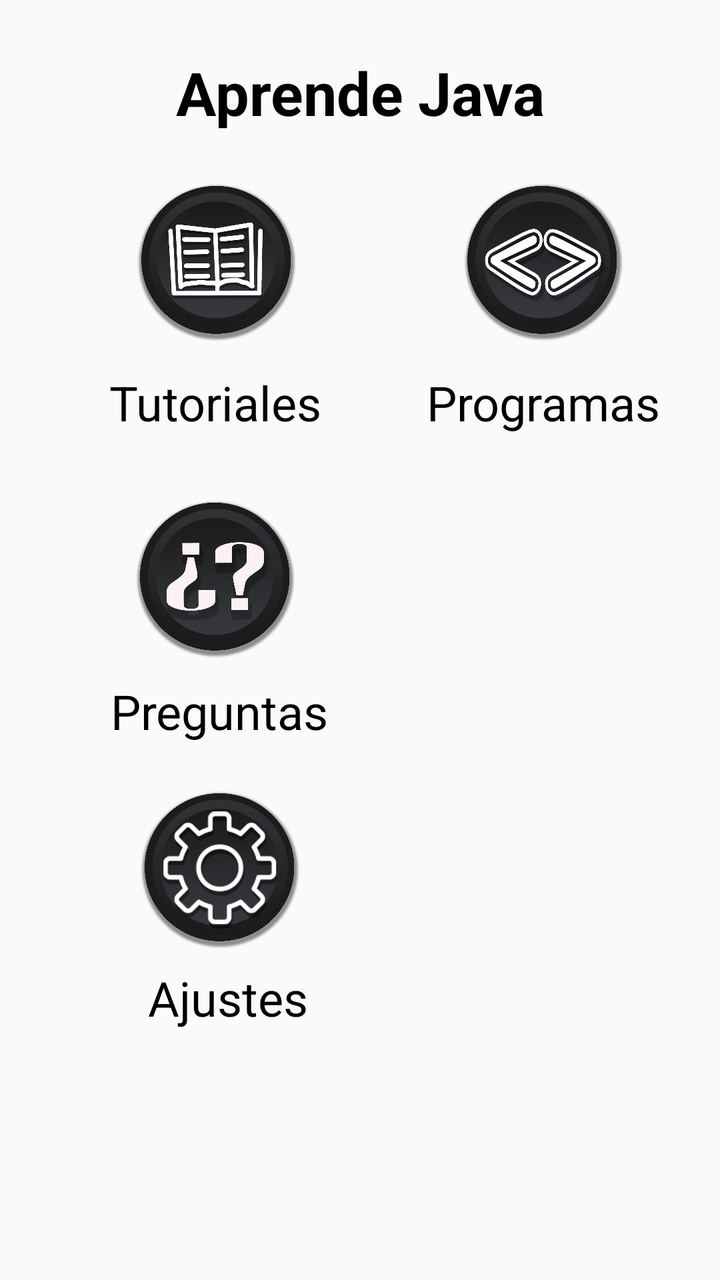
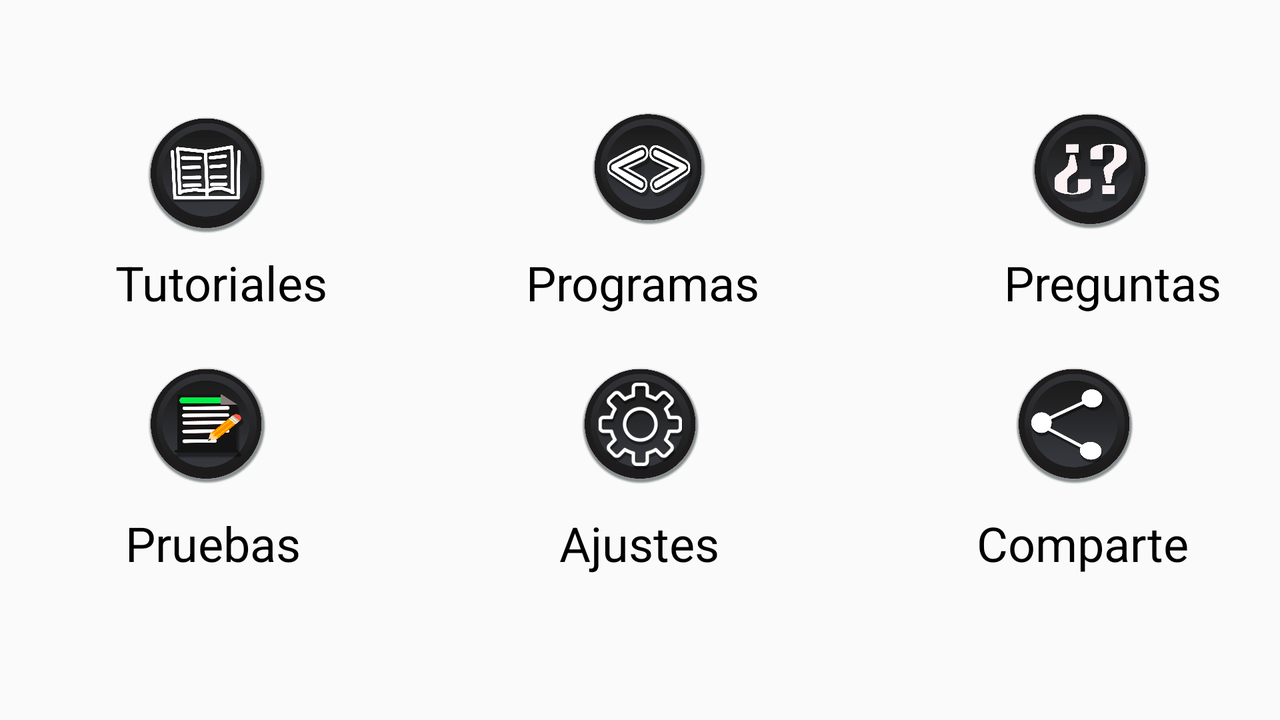

One screen, two layout resources from the same app: the default and the repository's alternative for another configuration. Each is rendered where Android would select it; the XML of both is given below.
<!-- AndroidManifest.xml: application theme Theme.AppCompat.Light.NoActionBar -->
<!-- res/layout/content_principal_actividad.xml -->
<?xml version="1.0" encoding="utf-8"?>

<android.support.constraint.ConstraintLayout xmlns:android="http://schemas.android.com/apk/res/android"
    xmlns:app="http://schemas.android.com/apk/res-auto"
    xmlns:tools="http://schemas.android.com/tools"
    android:id="@+id/content_principal_actividad"
    android:layout_width="match_parent"
    android:layout_height="match_parent"
    android:gravity="center"
    android:orientation="vertical"
    android:weightSum="1"
    app:layout_behavior="@string/appbar_scrolling_view_behavior"
    tools:context="com.namalliv.software.aprendisaje.PrincipalActividad"
    tools:showIn="@layout/principal_actividad">


    <TextView
        android:id="@+id/textView3"
        android:layout_width="wrap_content"
        android:layout_height="wrap_content"
        android:text="@string/preguntas"
        android:textColor="#000"
        android:textSize="24dp"
        android:layout_marginEnd="30dp"
        app:layout_constraintHorizontal_chainStyle="spread"
        android:layout_marginLeft="8dp"
        app:layout_constraintLeft_toLeftOf="@+id/imageView3"
        android:layout_marginRight="8dp"
        app:layout_constraintRight_toRightOf="@+id/imageView3"
        android:layout_marginTop="10dp"
        app:layout_constraintTop_toBottomOf="@+id/imageView3"
        app:layout_constraintHorizontal_bias="1.0" />

    <TextView
        android:id="@+id/textView5"
        android:layout_width="wrap_content"
        android:layout_height="wrap_content"
        android:text="@string/ajustes"
        android:textColor="#000"
        android:textSize="24dp"
        tools:layout_constraintRight_creator="1"
        tools:layout_constraintBottom_creator="1"
        app:layout_constraintRight_toRightOf="@+id/imageView5"
        tools:layout_constraintLeft_creator="1"
        app:layout_constraintLeft_toLeftOf="@+id/imageView5"
        app:layout_constraintHorizontal_bias="0.547"
        android:layout_marginTop="8dp"
        app:layout_constraintTop_toBottomOf="@+id/imageView5" />

    <ImageView
        android:id="@+id/imageView1"
        android:layout_width="174dp"
        android:layout_height="81dp"
        android:onClick="openTutorial"
        app:srcCompat="@drawable/tutoriales_blanco"
        app:layout_constraintTop_toTopOf="parent"
        android:layout_marginTop="90dp"
        android:layout_marginLeft="21dp"
        app:layout_constraintLeft_toLeftOf="parent" />

    <TextView
        android:id="@+id/textView1"
        android:layout_width="wrap_content"
        android:layout_height="wrap_content"
        android:text="@string/tutoriales"
        android:textColor="#000"
        android:textSize="24dp"
        android:layout_marginEnd="31dp"
        android:layout_marginLeft="8dp"
        app:layout_constraintLeft_toLeftOf="@+id/imageView1"
        android:layout_marginRight="8dp"
        app:layout_constraintRight_toRightOf="@+id/imageView1"
        android:layout_marginTop="14dp"
        app:layout_constraintTop_toBottomOf="@+id/imageView1"
        app:layout_constraintHorizontal_bias="0.882" />

    <ImageView
        android:id="@+id/imageView2"
        android:layout_width="174dp"
        android:layout_height="81dp"
        android:layout_marginEnd="2dp"
        android:onClick="openTutorial"
        app:srcCompat="@drawable/programas_blanco"
        app:layout_constraintTop_toTopOf="parent"
        android:layout_marginTop="90dp"
        android:layout_marginRight="8dp"
        app:layout_constraintRight_toRightOf="parent" />

    <TextView
        android:id="@+id/textView2"
        android:layout_width="wrap_content"
        android:layout_height="wrap_content"
        android:text="@string/programas"
        android:textColor="#000"
        android:textSize="24dp"
        android:layout_marginEnd="15dp"
        android:layout_marginLeft="8dp"
        app:layout_constraintLeft_toLeftOf="@+id/imageView2"
        android:layout_marginRight="8dp"
        app:layout_constraintRight_toRightOf="@+id/imageView2"
        android:layout_marginTop="14dp"
        app:layout_constraintTop_toBottomOf="@+id/imageView2"
        app:layout_constraintHorizontal_bias="0.625" />

    <TextView
        android:id="@+id/textView4"
        android:layout_width="wrap_content"
        android:layout_height="wrap_content"
        android:text="@string/pruebas"
        android:textColor="#000"
        android:textSize="24dp"
        android:layout_marginEnd="27dp"
        android:layout_marginTop="10dp"
        app:layout_constraintTop_toBottomOf="@+id/imageView4"
        android:layout_marginLeft="8dp"
        app:layout_constraintLeft_toLeftOf="@+id/imageView4"
        android:layout_marginRight="8dp"
        app:layout_constraintRight_toRightOf="@+id/imageView4"
        app:layout_constraintHorizontal_bias="0.671" />

    <ImageView
        android:id="@+id/imageView3"
        android:layout_width="174dp"
        android:layout_height="81dp"
        android:layout_marginStart="16dp"
        android:onClick="openTutorial"
        app:srcCompat="@drawable/preguntas_blanco"
        android:layout_marginLeft="8dp"
        app:layout_constraintLeft_toLeftOf="@+id/textView1"
        android:layout_marginRight="0dp"
        app:layout_constraintRight_toRightOf="@+id/textView1"
        app:layout_constraintHorizontal_bias="0.6"
        android:layout_marginTop="31dp"
        app:layout_constraintTop_toBottomOf="@+id/textView1" />

    <ImageView
        android:id="@+id/imageView4"
        android:layout_width="174dp"
        android:layout_height="81dp"
        android:layout_marginStart="191dp"
        android:onClick="openTutorial"
        app:srcCompat="@drawable/pruebas_blanco"
        android:layout_marginTop="31dp"
        app:layout_constraintTop_toBottomOf="@+id/textView2"
        android:layout_marginRight="8dp"
        app:layout_constraintRight_toRightOf="@+id/textView2"
        android:layout_marginLeft="0dp"
        app:layout_constraintLeft_toLeftOf="@+id/textView2"
        app:layout_constraintHorizontal_bias="0.875" />

    <ImageView
        android:id="@+id/imageView5"
        android:layout_width="174dp"
        android:layout_height="81dp"
        android:onClick="openTutorial"
        app:srcCompat="@drawable/ajuste_blanco"
        android:layout_marginLeft="8dp"
        app:layout_constraintLeft_toLeftOf="@+id/textView3"
        android:layout_marginRight="0dp"
        app:layout_constraintRight_toRightOf="@+id/textView3"
        android:layout_marginTop="22dp"
        app:layout_constraintTop_toBottomOf="@+id/textView3"
        app:layout_constraintHorizontal_bias="0.561" />

    <ImageView
        android:id="@+id/imageView6"
        android:layout_width="174dp"
        android:layout_height="81dp"
        android:onClick="openTutorial"
        app:srcCompat="@drawable/compartir_blanco"
        android:layout_marginRight="8dp"
        app:layout_constraintRight_toRightOf="@+id/textView4"
        android:layout_marginTop="21dp"
        app:layout_constraintTop_toBottomOf="@+id/textView4"
        android:layout_marginLeft="0dp"
        app:layout_constraintLeft_toLeftOf="@+id/textView4"
        app:layout_constraintHorizontal_bias="0.436" />

    <TextView
        android:id="@+id/textView6"
        android:layout_width="wrap_content"
        android:layout_height="wrap_content"
        android:text="@string/compartir"
        android:textColor="#000"
        android:textSize="24dp"
        android:layout_marginEnd="15dp"
        android:layout_marginLeft="8dp"
        app:layout_constraintLeft_toLeftOf="@+id/imageView6"
        android:layout_marginRight="8dp"
        app:layout_constraintRight_toRightOf="@+id/imageView6"
        android:layout_marginTop="8dp"
        app:layout_constraintTop_toBottomOf="@+id/imageView6" />

    <TextView
        android:id="@+id/aprende"
        android:layout_width="wrap_content"
        android:layout_height="wrap_content"
        android:layout_marginLeft="8dp"
        android:layout_marginRight="8dp"
        android:layout_marginTop="16dp"
        android:gravity="center"
        android:padding="10dp"
        android:text="@string/principal"
        android:textColor="#000000"
        android:textSize="30dp"
        android:textStyle="bold"
        app:layout_constraintLeft_toLeftOf="parent"
        app:layout_constraintRight_toRightOf="parent"
        app:layout_constraintTop_toTopOf="parent"
        tools:layout_constraintBottom_creator="1"
        tools:layout_constraintLeft_creator="1"
        tools:layout_constraintRight_creator="1" />


</android.support.constraint.ConstraintLayout>
<!-- resources referenced by this layout -->
<resources>
  <!-- drawable ajuste_blanco: png bitmap (drawable, 285327 bytes) -->
  <!-- drawable compartir_blanco: png bitmap (drawable, 193176 bytes) -->
  <!-- drawable preguntas_blanco: png bitmap (drawable, 186120 bytes) -->
  <!-- drawable programas_blanco: png bitmap (drawable, 292406 bytes) -->
  <!-- drawable pruebas_blanco: png bitmap (drawable, 220097 bytes) -->
  <!-- drawable tutoriales_blanco: png bitmap (drawable, 236954 bytes) -->
  <string name="ajustes">Ajustes</string>
  <string name="compartir">Comparte</string>
  <string name="preguntas">Preguntas</string>
  <string name="principal">Aprende Java</string>
  <string name="programas">Programas</string>
  <string name="pruebas">Pruebas</string>
  <string name="tutoriales">Tutoriales</string>
</resources>
<!-- res/layout-land/content_principal_actividad.xml (the repository's variant of the layout above) -->
<!-- drawn on the phone turned sideways -->
<?xml version="1.0" encoding="utf-8"?>
<android.support.constraint.ConstraintLayout xmlns:android="http://schemas.android.com/apk/res/android"
    xmlns:app="http://schemas.android.com/apk/res-auto"
    xmlns:tools="http://schemas.android.com/tools"
    android:id="@+id/content_principal_actividad"
    android:layout_width="match_parent"
    android:orientation="vertical"
    android:layout_height="match_parent"
    android:gravity="center"
    app:layout_behavior="@string/appbar_scrolling_view_behavior"
    tools:context="com.namalliv.software.aprendisaje.PrincipalActividad"
    tools:showIn="@layout/principal_actividad"
    android:weightSum="1">


    <ImageView
        android:id="@+id/imageView4"
        android:layout_width="174dp"
        android:layout_height="60dp"
        android:layout_marginEnd="28dp"
        android:layout_marginRight="28dp"
        android:layout_marginStart="16dp"
        android:clickable="true"
        android:onClick="openTutorial"
        app:srcCompat="@drawable/pruebas_blanco"
        android:layout_marginTop="25dp"
        app:layout_constraintTop_toBottomOf="@+id/textView1"
        android:layout_marginLeft="34dp"
        app:layout_constraintLeft_toLeftOf="parent" />

    <TextView
        android:text="@string/tutoriales"
        android:layout_width="wrap_content"
        android:layout_height="wrap_content"
        android:textSize="24dp"
        android:id="@+id/textView1"
        android:textColor="#000"
        android:layout_marginStart="15dp"
        android:layout_marginRight="-1dp"
        app:layout_constraintRight_toRightOf="@+id/imageView1"
        android:layout_marginTop="8dp"
        app:layout_constraintTop_toBottomOf="@+id/imageView1"
        android:layout_marginLeft="8dp"
        app:layout_constraintLeft_toLeftOf="@+id/imageView1" />

    <TextView
        android:text="@string/ajustes"
        android:layout_width="wrap_content"
        android:layout_height="wrap_content"
        android:textSize="24dp"
        android:id="@+id/textView5"
        android:textColor="#000"
        android:layout_marginStart="39dp"
        android:layout_marginLeft="8dp"
        app:layout_constraintLeft_toLeftOf="@+id/imageView5"
        android:layout_marginRight="8dp"
        app:layout_constraintRight_toRightOf="@+id/imageView5"
        android:layout_marginTop="13dp"
        app:layout_constraintTop_toBottomOf="@+id/imageView5"
        app:layout_constraintHorizontal_bias="0.164" />

    <TextView
        android:text="@string/programas"
        android:layout_width="wrap_content"
        android:layout_height="wrap_content"
        android:textSize="24dp"
        android:id="@+id/textView2"
        android:textColor="#000"
        android:layout_marginEnd="4dp"
        android:layout_marginLeft="8dp"
        app:layout_constraintLeft_toLeftOf="@+id/imageView2"
        android:layout_marginRight="8dp"
        app:layout_constraintRight_toRightOf="@+id/imageView2"
        android:layout_marginTop="12dp"
        app:layout_constraintTop_toBottomOf="@+id/imageView2"
        app:layout_constraintHorizontal_bias="0.4" />

    <ImageView
        android:id="@+id/imageView2"
        android:layout_width="174dp"
        android:layout_height="58dp"
        android:clickable="true"
        android:onClick="openTutorial"
        app:srcCompat="@drawable/programas_blanco"
        app:layout_constraintTop_toTopOf="parent"
        android:layout_marginTop="55dp"
        app:layout_constraintLeft_toRightOf="@+id/imageView1"
        android:layout_marginLeft="8dp"
        app:layout_constraintRight_toLeftOf="@+id/imageView3"
        android:layout_marginRight="8dp" />

    <TextView
        android:text="@string/compartir"
        android:textSize="24dp"
        android:layout_width="wrap_content"
        android:layout_height="wrap_content"
        android:id="@+id/textView6"
        android:textColor="#000"
        android:layout_marginEnd="16dp"
        android:layout_marginLeft="8dp"
        app:layout_constraintLeft_toLeftOf="@+id/imageView6"
        android:layout_marginRight="8dp"
        app:layout_constraintRight_toRightOf="@+id/imageView6"
        android:layout_marginTop="13dp"
        app:layout_constraintTop_toBottomOf="@+id/imageView6"
        app:layout_constraintHorizontal_bias="0.692" />

    <TextView
        android:text="@string/preguntas"
        android:layout_width="wrap_content"
        android:layout_height="wrap_content"
        android:textSize="24dp"
        android:id="@+id/textView3"
        android:textColor="#000"
        android:layout_marginEnd="21dp"
        app:layout_constraintLeft_toRightOf="@+id/imageView2"
        android:layout_marginLeft="8dp"
        android:layout_marginRight="8dp"
        app:layout_constraintRight_toRightOf="@+id/imageView3"
        android:layout_marginTop="10dp"
        app:layout_constraintTop_toBottomOf="@+id/imageView3"
        app:layout_constraintHorizontal_bias="1.0" />

    <TextView
        android:text="@string/pruebas"
        android:layout_width="wrap_content"
        android:layout_height="wrap_content"
        android:textSize="24dp"
        android:id="@+id/textView4"
        android:textColor="#000"
        android:layout_marginEnd="25dp"
        android:layout_marginLeft="8dp"
        app:layout_constraintLeft_toLeftOf="@+id/imageView4"
        android:layout_marginRight="8dp"
        app:layout_constraintRight_toRightOf="@+id/imageView4"
        android:layout_marginTop="13dp"
        app:layout_constraintTop_toBottomOf="@+id/imageView4"
        app:layout_constraintHorizontal_bias="0.728" />

    <TextView
        android:text="@string/principal"
        android:layout_width="0dp"
        android:layout_height="0dp"
        android:gravity="center"
        android:textSize="24dp"
        android:padding="10dp"
        android:id="@+id/textView7"
        android:textColor="#000000"
        android:visibility="gone"
        app:layout_constraintRight_toLeftOf="parent"
        tools:layout_constraintTop_creator="1"
        tools:layout_constraintRight_creator="1"
        tools:layout_constraintBottom_creator="1"
        app:layout_constraintBottom_toTopOf="parent"
        tools:layout_constraintLeft_creator="1"
        app:layout_constraintLeft_toLeftOf="parent"
        app:layout_constraintTop_toTopOf="parent" />

    <ImageView
        android:id="@+id/imageView3"
        android:layout_width="174dp"
        android:layout_height="60dp"
        android:layout_marginTop="55dp"
        android:clickable="true"
        android:onClick="openTutorial"
        app:layout_constraintTop_toTopOf="parent"
        app:srcCompat="@drawable/preguntas_blanco"
        android:layout_marginRight="8dp"
        app:layout_constraintRight_toRightOf="parent" />

    <ImageView
        android:id="@+id/imageView5"
        android:layout_width="174dp"
        android:layout_height="60dp"
        android:layout_marginLeft="8dp"
        android:layout_marginTop="25dp"
        android:clickable="true"
        android:onClick="openTutorial"
        app:layout_constraintLeft_toRightOf="@+id/imageView4"
        app:layout_constraintTop_toBottomOf="@+id/textView2"
        app:srcCompat="@drawable/ajuste_blanco"
        app:layout_constraintRight_toLeftOf="@+id/imageView6"
        android:layout_marginRight="8dp" />

    <ImageView
        android:id="@+id/imageView6"
        android:layout_width="174dp"
        android:layout_height="60dp"
        android:layout_marginStart="48dp"
        android:clickable="true"
        android:onClick="openTutorial"
        app:srcCompat="@drawable/compartir_blanco"
        android:layout_marginRight="8dp"
        app:layout_constraintRight_toRightOf="@+id/imageView3"
        android:layout_marginLeft="8dp"
        app:layout_constraintLeft_toLeftOf="@+id/imageView3"
        app:layout_constraintHorizontal_bias="1.0"
        android:layout_marginTop="25dp"
        app:layout_constraintTop_toBottomOf="@+id/textView3" />

    <ImageView
        android:id="@+id/imageView1"
        android:layout_width="174dp"
        android:layout_height="60dp"
        android:layout_marginEnd="20dp"
        android:layout_marginRight="20dp"
        android:layout_marginLeft="16dp"
        android:layout_marginStart="16dp"
        android:layout_marginTop="57dp"
        android:clickable="true"
        android:onClick="openTutorial"
        app:layout_constraintLeft_toLeftOf="parent"
        app:layout_constraintTop_toTopOf="parent"
        app:srcCompat="@drawable/tutoriales_blanco" />


</android.support.constraint.ConstraintLayout>
